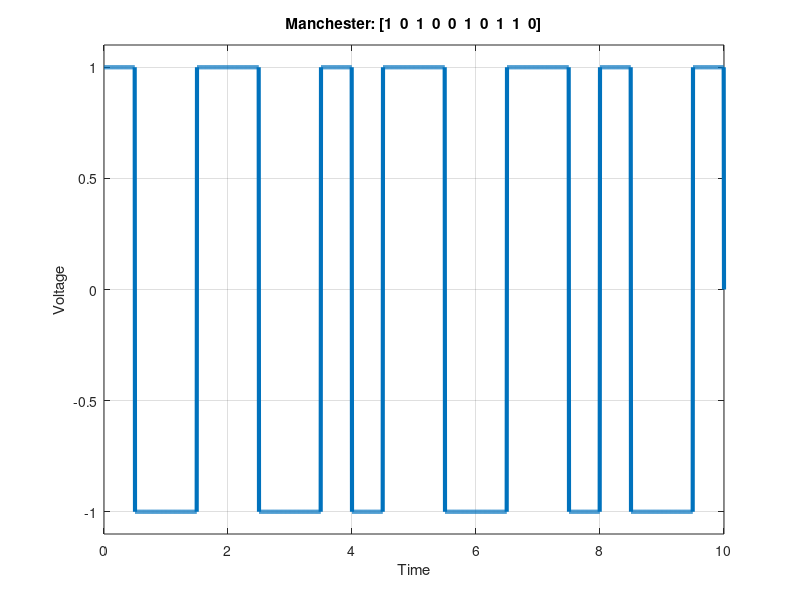

MATLAB code for this plot:
%% --- Manchester ---
function Manchester()
    bits = [1 0 1 0 0 1 0 1 1 0]; % Dữ liệu mẫu
    bitrate = 1;
    
    [t, s] = manchester_inverse_func(bits, bitrate);
    
    figure;
    plot(t, s, 'LineWidth', 3); 
    axis([0 t(end) -1.1 1.1]); 
    grid on; 
    title(['Manchester: [' num2str(bits) ']']); 
    xlabel('Time');
    ylabel('Voltage');
end

function [t, x] = manchester_inverse_func(bits, bitrate)
    T = length(bits)/bitrate; 
    n = 200; 
    N = n*length(bits);
    dt = T/N; 
    t = 0:dt:T; 
    x = zeros(1, length(t)); 
    
    for i = 0:length(bits)-1
        if bits(i+1) == 0
            % Logic ngược: bit 0 từ mức thấp lên cao
            x(i*n+1 : (i+0.5)*n) = -1;
            x((i+0.5)*n+1 : (i+1)*n) = 1;
        else
            % Logic ngược: bit 1 từ mức cao xuống thấp
            x(i*n+1 : (i+0.5)*n) = 1;
            x((i+0.5)*n+1 : (i+1)*n) = -1;
        end
    end
end
